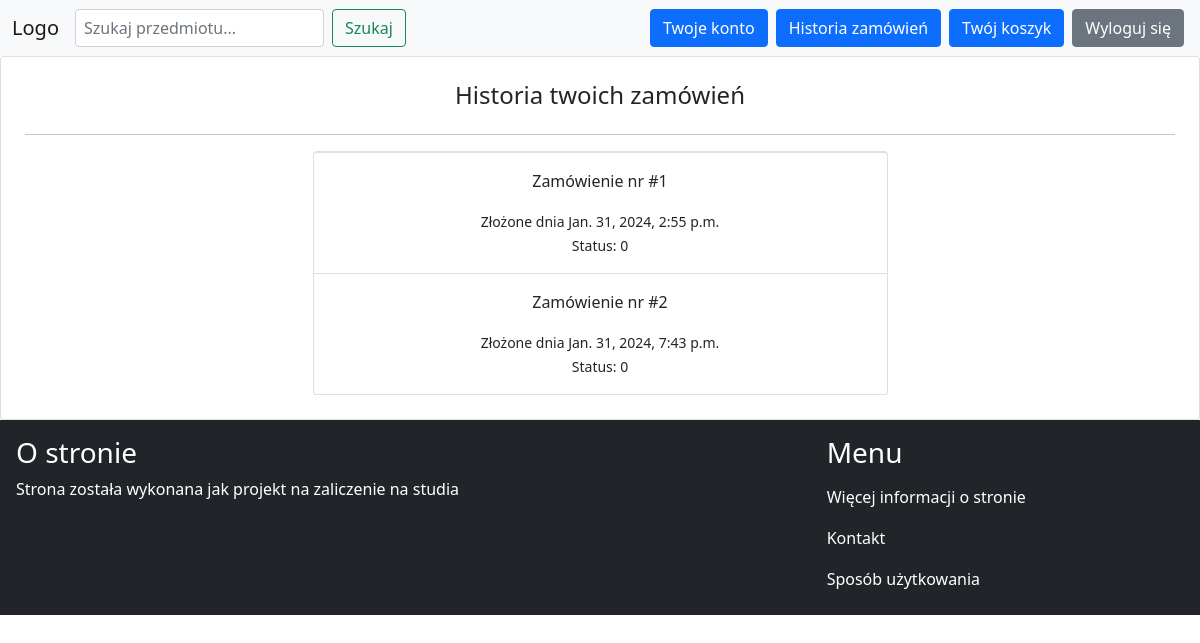
Before: /order/history/ (signed in) with the older database file.
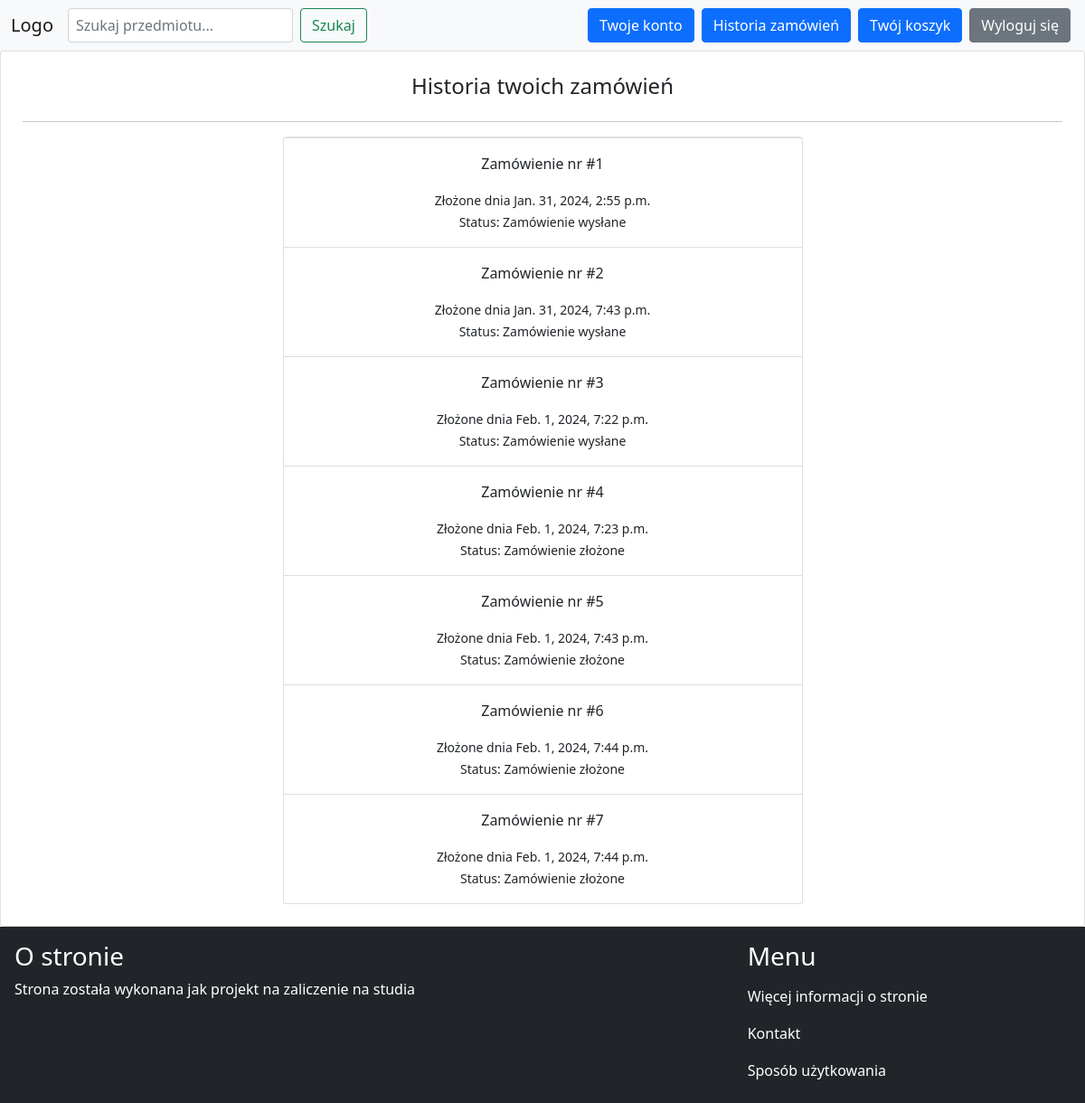
After: the same page with the newer database file.
### order/models.py (models this page shows, shortened)
class Order(models.Model):
    user = models.ForeignKey(User, on_delete=models.CASCADE)
    status = models.TextField(choices=STATUS, default=STATUS[0][0])
    created_at = models.DateTimeField(auto_now_add=True)

### order/views.py (the view)
# urls.py: path('history/', views.history, name='history'),
@login_required
def history(request):
    orders = Order.objects.filter(user=request.user)
    return render(request, 'order/history.html', {
        'orders': orders
    })

### order/templates/order/history.html (shortened to what this page needs)
{% extends 'core/base.html' %}
{% block content %}
    <div class="card p-4">
        <h4 class="text-center">Historia twoich zamówień</h4>
        <hr>
        <ul class="list-group mx-auto w-50">
            {% for order in orders %}
                <li class="list-group-item">
                    <a href="{% url 'order:details' order.id %}" class="nav-link text-center text-dark">
                        <div>
                            <p>Zamówienie nr #{{ order.id }}</p>
                            <small>Złożone dnia {{ order.created_at }}</small><br>
                            <small>Status: {{ order.status }}</small>
                        </div>
                    </a>
                </li>
            {% endfor %}
        </ul>
    </div>
{% endblock %}

### core/templates/core/base.html (shortened to what this page needs)
<!DOCTYPE html>
<html lang="en">
<head>
    <link rel="stylesheet" href="https://cdn.jsdelivr.net/npm/bootstrap@5.1.1/dist/css/bootstrap.min.css">
</head>
<body>
    <nav class="navbar navbar-expand-lg navbar-light bg-light">
        <div class="container-fluid">
            <a class="navbar-brand" href="{% url 'core:index' %}">Logo</a>
            <div class="collapse navbar-collapse" id="navbarSupportedContent">
                <ul class="navbar-nav me-auto mb-2 mb-lg-0">
                    <form class="d-flex" method="get" action="/item/items">
                        <input class="form-control me-2 px-2" name="name" type="search" placeholder="Szukaj przedmiotu..." aria-label="Search">
                        <button class="btn btn-outline-success" type="submit">Szukaj</button>
                    </form>
                </ul>
                <div class="d-flex">
                    {% if request.user.is_authenticated %}
                        <a href="{% url 'core:profile' %}" class="btn btn-primary mx-1">Twoje konto</a>
                        <a href="{% url 'order:history' %}" class="btn btn-primary mx-1">Historia zamówień</a>
                        <a href="{% url 'cart:cart' %}" class="btn btn-primary mx-1">Twój koszyk</a>
                        <a href="{% url 'core:logout' %}" class="btn btn-secondary mx-1">Wyloguj się</a>
                    {% else %}
                        <a href="{% url 'core:signup' %}" class="btn btn-primary mx-1">Zarejestruj się</a>
                        <a href="{% url 'core:login' %}" class="btn btn-secondary mx-1">Zaloguj się</a>
                    {% endif %}
                </div>
            </div>
        </div>
    </nav>
    <div>
        {% block content %}
        {% endblock %}
    </div>
    <footer class="bg-dark text-white p-3">
        <div class="row">
            <div class="col-8 text-left">
                <h3>O stronie</h3>
                <p>Strona została wykonana jak projekt na zaliczenie na studia</p>
            </div>
            <div class="col-4">
                <h3 class="px-3">Menu</h3>
                <ul class="list-group list-group-flush">
                    <li class="list-group-item bg-transparent"><a href="{% url 'core:about' %}" class="nav-link text-white p-0">Więcej informacji o stronie</a></li>
                    <li class="list-group-item bg-transparent"><a href="{% url 'core:contact' %}" class="nav-link text-white p-0">Kontakt</a></li>
                    <li class="list-group-item bg-transparent"><a href="{% url 'core:instruction' %}" class="nav-link text-white p-0">Sposób użytkowania</a></li>
                </ul>
            </div>
        </div>
    </footer>
</body>
</html>

Changed rows visible on the page:
changed Order "Jan. 31, 2024, 2:55 p.m.": status "0" → "Zamówienie wysłane"
changed Order "Jan. 31, 2024, 7:43 p.m.": status "0" → "Zamówienie wysłane"
added Order: id "3", created_at "Feb. 1, 2024, 7:22 p.m.", status "Zamówienie wysłane"
added Order: id "4", created_at "Feb. 1, 2024, 7:23 p.m.", status "Zamówienie złożone"
added Order: id "5", created_at "Feb. 1, 2024, 7:43 p.m.", status "Zamówienie złożone"
added Order: id "6", created_at "Feb. 1, 2024, 7:44 p.m.", status "Zamówienie złożone"
added Order: id "7", created_at "Feb. 1, 2024, 7:44 p.m.", status "Zamówienie złożone"
